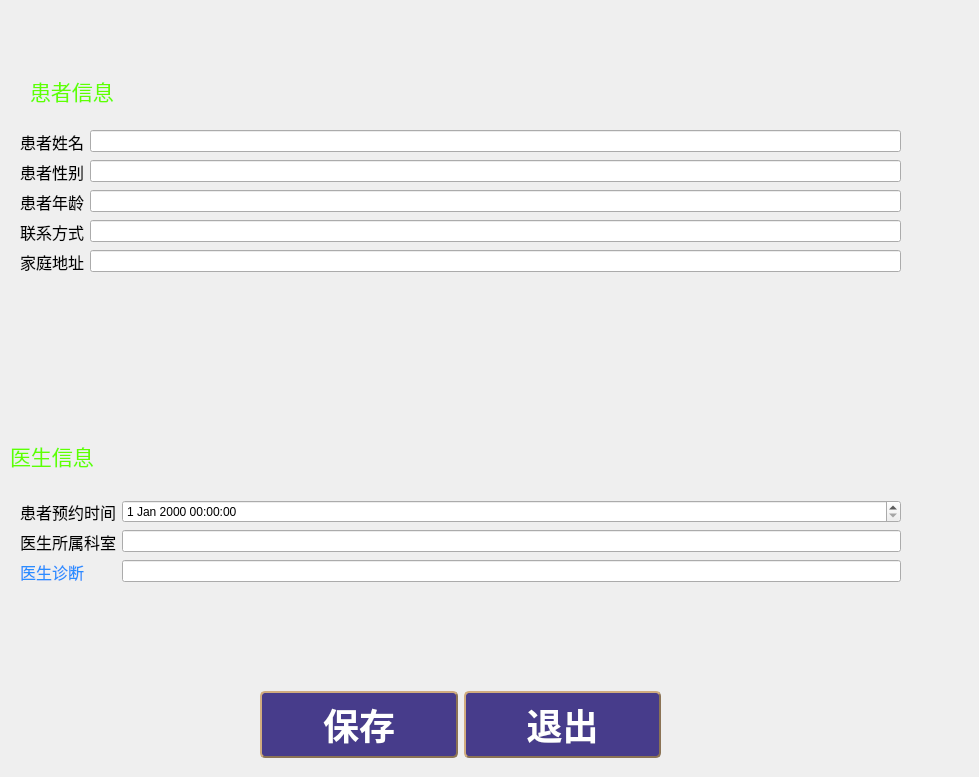
<?xml version="1.0" encoding="UTF-8"?>
<ui version="4.0">
 <class>doctorcase</class>
 <widget class="QWidget" name="doctorcase">
  <property name="geometry">
   <rect>
    <x>0</x>
    <y>0</y>
    <width>979</width>
    <height>777</height>
   </rect>
  </property>
  <property name="windowTitle">
   <string>Form</string>
  </property>
  <property name="styleSheet">
   <string notr="true">#doctorcase{border-image: url(:/pitcure/UI4.jpg);}</string>
  </property>
  <widget class="QLabel" name="label_3">
   <property name="geometry">
    <rect>
     <x>30</x>
     <y>60</y>
     <width>241</width>
     <height>61</height>
    </rect>
   </property>
   <property name="styleSheet">
    <string notr="true">* {
	outline: none; /* 去掉有焦点时的虚线 */
}


QLabel {
	border: 0px solid #298DFF; /* 无边框 */
	border-radius: 3px; /* 边框圆角 */
	color: #60ff00; /* 文本颜色 */
	font-family: &quot;Microsoft YaHei&quot;; /* 文本字体族 */
	font-size: 16pt; /* 文本字体大小 */
}

QLabel:disabled { /* QLabel在禁用时的状态 */
	border: 1px solid #B4B4B4;
	background-color: #CDCDCD;
	color: #B4B4B4;
}

QLabel#PaddingLabel { /* 定义有Padding的QLabel，PaddingLabel为对象名，在QSS中为特定对象定制样式 */
	padding-left: 10px; /* 文本距离左边界有10px */
}

QLabel#ImageLabel { /* 定义有背景图片的QLabel，ImageLabel为对象名，在QSS中为特定对象定制样式 */
	border-image: url(&quot;:/Resource/original&quot;); /* 使用border-image可以自适应QLabel大小 */
	background-color: transparent; /* 不需要背景时可设为透明 */
}
</string>
   </property>
   <property name="text">
    <string>患者信息</string>
   </property>
  </widget>
  <widget class="QLabel" name="label_6">
   <property name="geometry">
    <rect>
     <x>10</x>
     <y>420</y>
     <width>231</width>
     <height>71</height>
    </rect>
   </property>
   <property name="styleSheet">
    <string notr="true">* {
	outline: none; /* 去掉有焦点时的虚线 */
}


QLabel {
	border: 0px solid #298DFF; /* 无边框 */
	border-radius: 3px; /* 边框圆角 */
	color: #60ff00; /* 文本颜色 */
	font-family: &quot;Microsoft YaHei&quot;; /* 文本字体族 */
	font-size: 16pt; /* 文本字体大小 */
}

QLabel:disabled { /* QLabel在禁用时的状态 */
	border: 1px solid #B4B4B4;
	background-color: #CDCDCD;
	color: #B4B4B4;
}

QLabel#PaddingLabel { /* 定义有Padding的QLabel，PaddingLabel为对象名，在QSS中为特定对象定制样式 */
	padding-left: 10px; /* 文本距离左边界有10px */
}

QLabel#ImageLabel { /* 定义有背景图片的QLabel，ImageLabel为对象名，在QSS中为特定对象定制样式 */
	border-image: url(&quot;:/Resource/original&quot;); /* 使用border-image可以自适应QLabel大小 */
	background-color: transparent; /* 不需要背景时可设为透明 */
}
</string>
   </property>
   <property name="text">
    <string>医生信息</string>
   </property>
  </widget>
  <widget class="QWidget" name="formLayoutWidget">
   <property name="geometry">
    <rect>
     <x>20</x>
     <y>130</y>
     <width>881</width>
     <height>290</height>
    </rect>
   </property>
   <layout class="QFormLayout" name="formLayout">
    <item row="0" column="0">
     <widget class="QLabel" name="label">
      <property name="styleSheet">
       <string notr="true">* {
	outline: none; /* 去掉有焦点时的虚线 */
}

QDialog {
	background: #D6DBE9; /* 对话框背景色 */
}

QLabel {
	border: 0px solid #298DFF; /* 无边框 */
	border-radius: 3px; /* 边框圆角 */
	color: #000000; /* 文本颜色 */
	font-family: &quot;Microsoft YaHei&quot;; /* 文本字体族 */
	font-size: 12pt; /* 文本字体大小 */
}

QLabel:disabled { /* QLabel在禁用时的状态 */
	border: 1px solid #B4B4B4;
	background-color: #CDCDCD;
	color: #B4B4B4;
}

QLabel#PaddingLabel { /* 定义有Padding的QLabel，PaddingLabel为对象名，在QSS中为特定对象定制样式 */
	padding-left: 10px; /* 文本距离左边界有10px */
}

QLabel#ImageLabel { /* 定义有背景图片的QLabel，ImageLabel为对象名，在QSS中为特定对象定制样式 */
	border-image: url(&quot;:/Resource/original&quot;); /* 使用border-image可以自适应QLabel大小 */
	background-color: transparent; /* 不需要背景时可设为透明 */
}
</string>
      </property>
      <property name="text">
       <string>患者姓名</string>
      </property>
     </widget>
    </item>
    <item row="0" column="1">
     <widget class="QLineEdit" name="name"/>
    </item>
    <item row="1" column="1">
     <widget class="QLineEdit" name="sex"/>
    </item>
    <item row="2" column="0">
     <widget class="QLabel" name="label_5">
      <property name="styleSheet">
       <string notr="true">* {
	outline: none; /* 去掉有焦点时的虚线 */
}

QDialog {
	background: #D6DBE9; /* 对话框背景色 */
}

QLabel {
	border: 0px solid #298DFF; /* 无边框 */
	border-radius: 3px; /* 边框圆角 */
	color: #000000; /* 文本颜色 */
	font-family: &quot;Microsoft YaHei&quot;; /* 文本字体族 */
	font-size: 12pt; /* 文本字体大小 */
}

QLabel:disabled { /* QLabel在禁用时的状态 */
	border: 1px solid #B4B4B4;
	background-color: #CDCDCD;
	color: #B4B4B4;
}

QLabel#PaddingLabel { /* 定义有Padding的QLabel，PaddingLabel为对象名，在QSS中为特定对象定制样式 */
	padding-left: 10px; /* 文本距离左边界有10px */
}

QLabel#ImageLabel { /* 定义有背景图片的QLabel，ImageLabel为对象名，在QSS中为特定对象定制样式 */
	border-image: url(&quot;:/Resource/original&quot;); /* 使用border-image可以自适应QLabel大小 */
	background-color: transparent; /* 不需要背景时可设为透明 */
}
</string>
      </property>
      <property name="text">
       <string>患者年龄</string>
      </property>
     </widget>
    </item>
    <item row="2" column="1">
     <widget class="QLineEdit" name="age"/>
    </item>
    <item row="1" column="0">
     <widget class="QLabel" name="label_2">
      <property name="styleSheet">
       <string notr="true">* {
	outline: none; /* 去掉有焦点时的虚线 */
}

QDialog {
	background: #D6DBE9; /* 对话框背景色 */
}

QLabel {
	border: 0px solid #298DFF; /* 无边框 */
	border-radius: 3px; /* 边框圆角 */
	color: #000000; /* 文本颜色 */
	font-family: &quot;Microsoft YaHei&quot;; /* 文本字体族 */
	font-size: 12pt; /* 文本字体大小 */
}

QLabel:disabled { /* QLabel在禁用时的状态 */
	border: 1px solid #B4B4B4;
	background-color: #CDCDCD;
	color: #B4B4B4;
}

QLabel#PaddingLabel { /* 定义有Padding的QLabel，PaddingLabel为对象名，在QSS中为特定对象定制样式 */
	padding-left: 10px; /* 文本距离左边界有10px */
}

QLabel#ImageLabel { /* 定义有背景图片的QLabel，ImageLabel为对象名，在QSS中为特定对象定制样式 */
	border-image: url(&quot;:/Resource/original&quot;); /* 使用border-image可以自适应QLabel大小 */
	background-color: transparent; /* 不需要背景时可设为透明 */
}
</string>
      </property>
      <property name="text">
       <string>患者性别</string>
      </property>
     </widget>
    </item>
    <item row="3" column="0">
     <widget class="QLabel" name="label_4">
      <property name="styleSheet">
       <string notr="true">* {
	outline: none; /* 去掉有焦点时的虚线 */
}

QDialog {
	background: #D6DBE9; /* 对话框背景色 */
}

QLabel {
	border: 0px solid #298DFF; /* 无边框 */
	border-radius: 3px; /* 边框圆角 */
	color: #000000; /* 文本颜色 */
	font-family: &quot;Microsoft YaHei&quot;; /* 文本字体族 */
	font-size: 12pt; /* 文本字体大小 */
}

QLabel:disabled { /* QLabel在禁用时的状态 */
	border: 1px solid #B4B4B4;
	background-color: #CDCDCD;
	color: #B4B4B4;
}

QLabel#PaddingLabel { /* 定义有Padding的QLabel，PaddingLabel为对象名，在QSS中为特定对象定制样式 */
	padding-left: 10px; /* 文本距离左边界有10px */
}

QLabel#ImageLabel { /* 定义有背景图片的QLabel，ImageLabel为对象名，在QSS中为特定对象定制样式 */
	border-image: url(&quot;:/Resource/original&quot;); /* 使用border-image可以自适应QLabel大小 */
	background-color: transparent; /* 不需要背景时可设为透明 */
}
</string>
      </property>
      <property name="text">
       <string>联系方式</string>
      </property>
     </widget>
    </item>
    <item row="3" column="1">
     <widget class="QLineEdit" name="phone"/>
    </item>
    <item row="4" column="0">
     <widget class="QLabel" name="label_7">
      <property name="styleSheet">
       <string notr="true">* {
	outline: none; /* 去掉有焦点时的虚线 */
}

QDialog {
	background: #D6DBE9; /* 对话框背景色 */
}

QLabel {
	border: 0px solid #298DFF; /* 无边框 */
	border-radius: 3px; /* 边框圆角 */
	color: #000000; /* 文本颜色 */
	font-family: &quot;Microsoft YaHei&quot;; /* 文本字体族 */
	font-size: 12pt; /* 文本字体大小 */
}

QLabel:disabled { /* QLabel在禁用时的状态 */
	border: 1px solid #B4B4B4;
	background-color: #CDCDCD;
	color: #B4B4B4;
}

QLabel#PaddingLabel { /* 定义有Padding的QLabel，PaddingLabel为对象名，在QSS中为特定对象定制样式 */
	padding-left: 10px; /* 文本距离左边界有10px */
}

QLabel#ImageLabel { /* 定义有背景图片的QLabel，ImageLabel为对象名，在QSS中为特定对象定制样式 */
	border-image: url(&quot;:/Resource/original&quot;); /* 使用border-image可以自适应QLabel大小 */
	background-color: transparent; /* 不需要背景时可设为透明 */
}
</string>
      </property>
      <property name="text">
       <string>家庭地址</string>
      </property>
     </widget>
    </item>
    <item row="4" column="1">
     <widget class="QLineEdit" name="address"/>
    </item>
   </layout>
  </widget>
  <widget class="QWidget" name="formLayoutWidget_2">
   <property name="geometry">
    <rect>
     <x>20</x>
     <y>500</y>
     <width>881</width>
     <height>170</height>
    </rect>
   </property>
   <layout class="QFormLayout" name="formLayout_3">
    <item row="0" column="0">
     <widget class="QLabel" name="label_8">
      <property name="styleSheet">
       <string notr="true">* {
	outline: none; /* 去掉有焦点时的虚线 */
}

QDialog {
	background: #D6DBE9; /* 对话框背景色 */
}

QLabel {
	border: 0px solid #298DFF; /* 无边框 */
	border-radius: 3px; /* 边框圆角 */
	color: #000000; /* 文本颜色 */
	font-family: &quot;Microsoft YaHei&quot;; /* 文本字体族 */
	font-size: 12pt; /* 文本字体大小 */
}

QLabel:disabled { /* QLabel在禁用时的状态 */
	border: 1px solid #B4B4B4;
	background-color: #CDCDCD;
	color: #B4B4B4;
}

QLabel#PaddingLabel { /* 定义有Padding的QLabel，PaddingLabel为对象名，在QSS中为特定对象定制样式 */
	padding-left: 10px; /* 文本距离左边界有10px */
}

QLabel#ImageLabel { /* 定义有背景图片的QLabel，ImageLabel为对象名，在QSS中为特定对象定制样式 */
	border-image: url(&quot;:/Resource/original&quot;); /* 使用border-image可以自适应QLabel大小 */
	background-color: transparent; /* 不需要背景时可设为透明 */
}
</string>
      </property>
      <property name="text">
       <string>患者预约时间</string>
      </property>
     </widget>
    </item>
    <item row="1" column="0">
     <widget class="QLabel" name="label_9">
      <property name="styleSheet">
       <string notr="true">* {
	outline: none; /* 去掉有焦点时的虚线 */
}

QDialog {
	background: #D6DBE9; /* 对话框背景色 */
}

QLabel {
	border: 0px solid #298DFF; /* 无边框 */
	border-radius: 3px; /* 边框圆角 */
	color: #000000; /* 文本颜色 */
	font-family: &quot;Microsoft YaHei&quot;; /* 文本字体族 */
	font-size: 12pt; /* 文本字体大小 */
}

QLabel:disabled { /* QLabel在禁用时的状态 */
	border: 1px solid #B4B4B4;
	background-color: #CDCDCD;
	color: #B4B4B4;
}

QLabel#PaddingLabel { /* 定义有Padding的QLabel，PaddingLabel为对象名，在QSS中为特定对象定制样式 */
	padding-left: 10px; /* 文本距离左边界有10px */
}

QLabel#ImageLabel { /* 定义有背景图片的QLabel，ImageLabel为对象名，在QSS中为特定对象定制样式 */
	border-image: url(&quot;:/Resource/original&quot;); /* 使用border-image可以自适应QLabel大小 */
	background-color: transparent; /* 不需要背景时可设为透明 */
}
</string>
      </property>
      <property name="text">
       <string>医生所属科室</string>
      </property>
     </widget>
    </item>
    <item row="1" column="1">
     <widget class="QLineEdit" name="room"/>
    </item>
    <item row="2" column="0">
     <widget class="QLabel" name="label_10">
      <property name="styleSheet">
       <string notr="true">* {
	outline: none; /* 去掉有焦点时的虚线 */
}

QDialog {
	background: #D6DBE9; /* 对话框背景色 */
}

QLabel {
	border: 0px solid #298DFF; /* 无边框 */
	border-radius: 3px; /* 边框圆角 */
	color: #298DFF; /* 文本颜色 */
	font-family: &quot;Microsoft YaHei&quot;; /* 文本字体族 */
	font-size: 12pt; /* 文本字体大小 */
}

QLabel:disabled { /* QLabel在禁用时的状态 */
	border: 1px solid #B4B4B4;
	background-color: #CDCDCD;
	color: #B4B4B4;
}

QLabel#PaddingLabel { /* 定义有Padding的QLabel，PaddingLabel为对象名，在QSS中为特定对象定制样式 */
	padding-left: 10px; /* 文本距离左边界有10px */
}

QLabel#ImageLabel { /* 定义有背景图片的QLabel，ImageLabel为对象名，在QSS中为特定对象定制样式 */
	border-image: url(&quot;:/Resource/original&quot;); /* 使用border-image可以自适应QLabel大小 */
	background-color: transparent; /* 不需要背景时可设为透明 */
}
</string>
      </property>
      <property name="text">
       <string>医生诊断</string>
      </property>
     </widget>
    </item>
    <item row="2" column="1">
     <widget class="QLineEdit" name="order"/>
    </item>
    <item row="0" column="1">
     <widget class="QDateTimeEdit" name="dateTimeEdit"/>
    </item>
   </layout>
  </widget>
  <widget class="QWidget" name="horizontalLayoutWidget">
   <property name="geometry">
    <rect>
     <x>260</x>
     <y>690</y>
     <width>401</width>
     <height>69</height>
    </rect>
   </property>
   <layout class="QHBoxLayout" name="horizontalLayout">
    <item>
     <widget class="QPushButton" name="save">
      <property name="styleSheet">
       <string notr="true">QPushButton
{
	background-color: #473C8B; /*背景色*/ 
	border-style: outset;
	border-width: 2px;
	border-radius:5px; /*边界圆滑*/
	border-color: #8B7355;
	font: bold 36px;
	min-width:2em;
	color:white; /*字体颜色*/
	font-family:华文新魏;
	padding: 5px;
}
 
QPushButton:hover
{
	background-color: rgb(0, 150, 0);
}
 
QPushButton:pressed
{
	background-color: #1E90FF; /*伪状态经过时背景色*/ 
	border-style: inset;
}
QPushButton:!enabled{
	background-color: rgb(100, 100, 100);
	border-style: inset;
}</string>
      </property>
      <property name="text">
       <string>保存</string>
      </property>
     </widget>
    </item>
    <item>
     <widget class="QPushButton" name="exit">
      <property name="styleSheet">
       <string notr="true">QPushButton
{
	background-color: #473C8B; /*背景色*/ 
	border-style: outset;
	border-width: 2px;
	border-radius:5px; /*边界圆滑*/
	border-color: #8B7355;
	font: bold 36px;
	min-width:2em;
	color:white; /*字体颜色*/
	font-family:华文新魏;
	padding: 5px;
}
 
QPushButton:hover
{
	background-color: rgb(0, 150, 0);
}
 
QPushButton:pressed
{
	background-color: #1E90FF; /*伪状态经过时背景色*/ 
	border-style: inset;
}
QPushButton:!enabled{
	background-color: rgb(100, 100, 100);
	border-style: inset;
}</string>
      </property>
      <property name="text">
       <string>退出</string>
      </property>
     </widget>
    </item>
   </layout>
  </widget>
 </widget>
 <resources/>
 <connections>
  <connection>
   <sender>exit</sender>
   <signal>clicked()</signal>
   <receiver>doctorcase</receiver>
   <slot>close()</slot>
   <hints>
    <hint type="sourcelabel">
     <x>1055</x>
     <y>880</y>
    </hint>
    <hint type="destinationlabel">
     <x>598</x>
     <y>479</y>
    </hint>
   </hints>
  </connection>
 </connections>
</ui>
